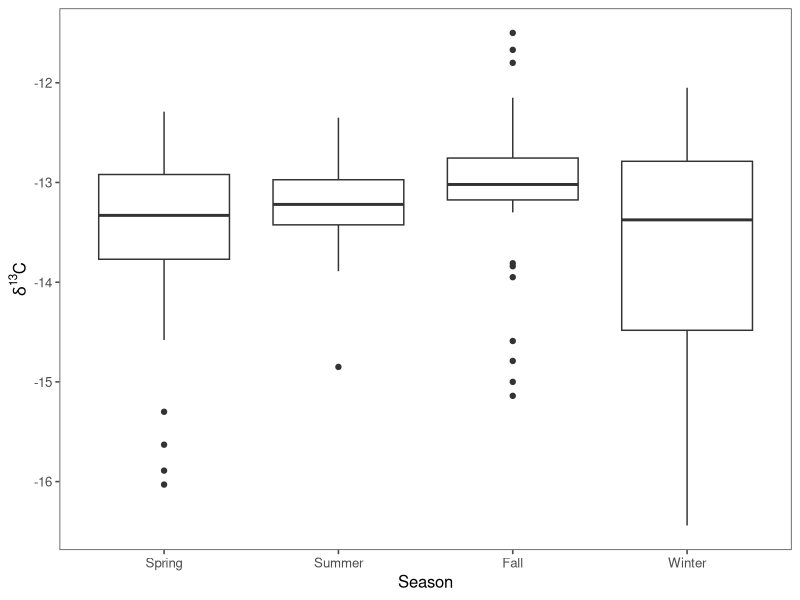
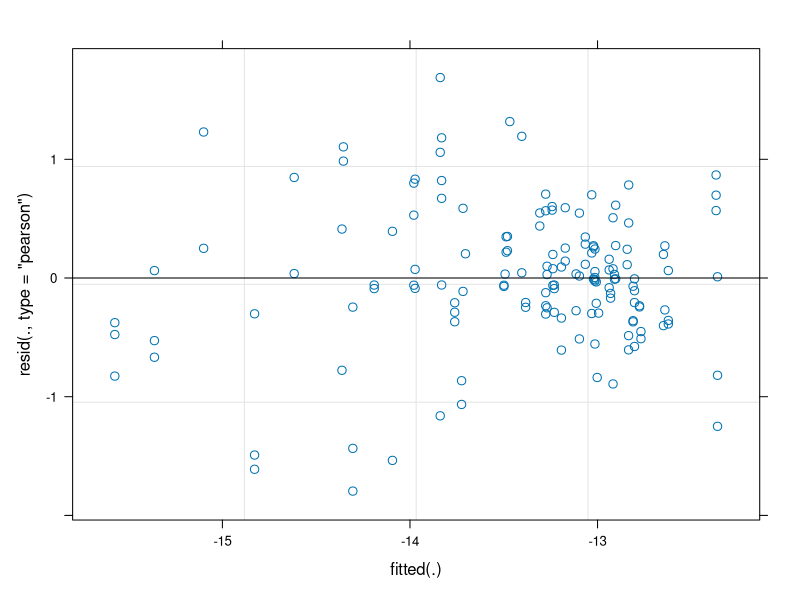
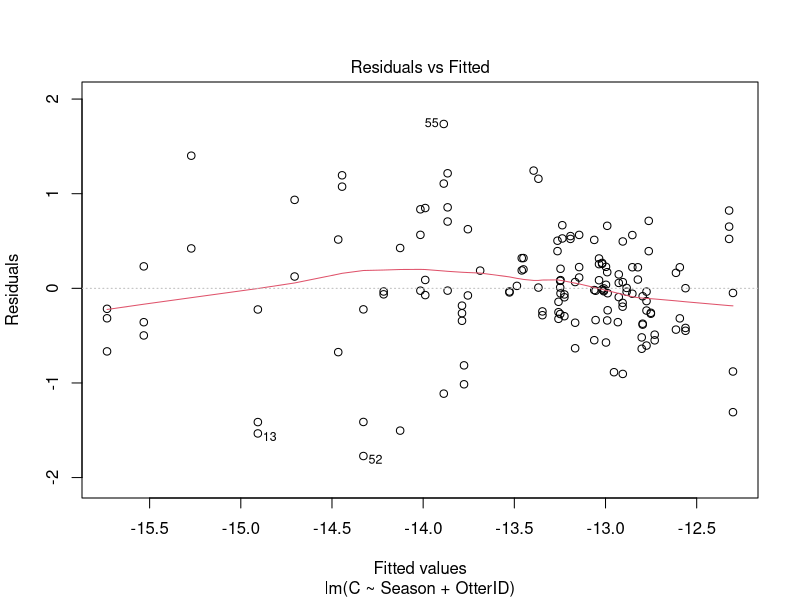
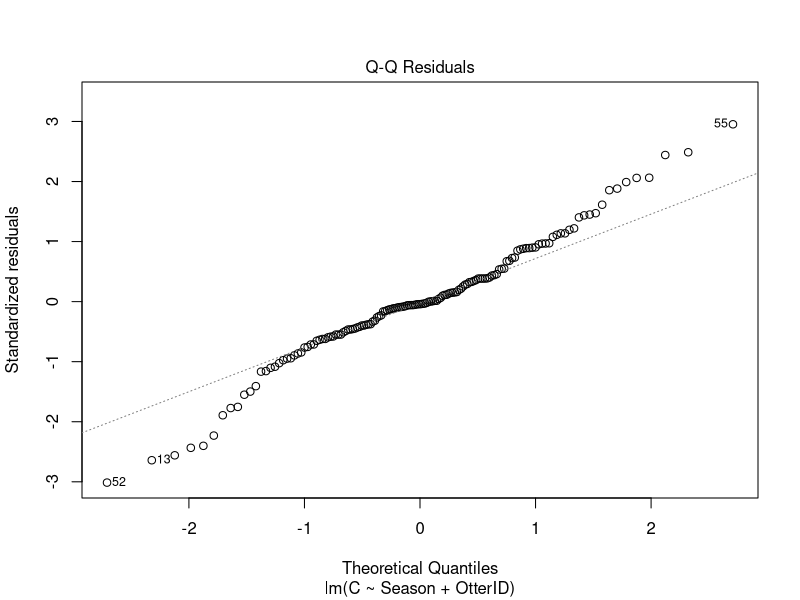
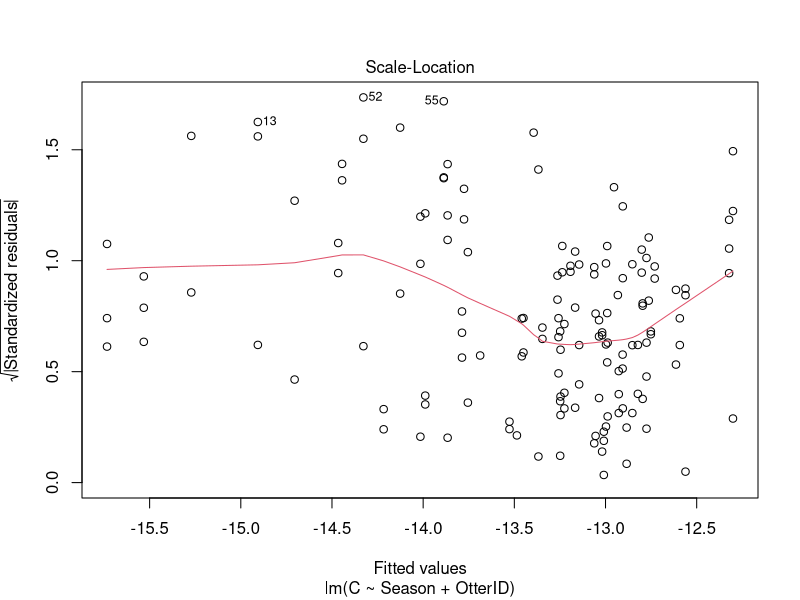
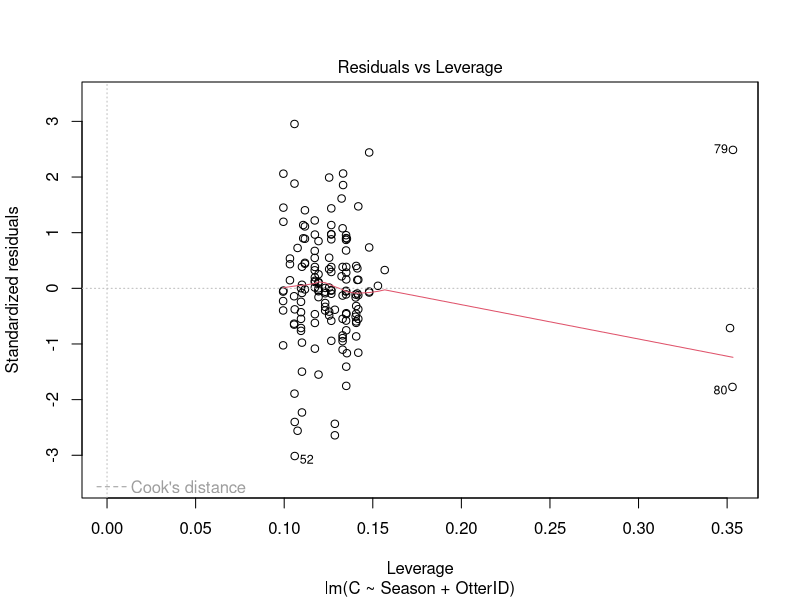

Reproduce these figures in R, in order. (Note: this script raises an error after producing the figures.)
## ---- chunk 1
knitr::opts_chunk$set(echo = TRUE)
## ---- chunk 2
library(ggplot2)
library(dplyr)
library(ggthemes)
library(lme4)

#load whisker data
whisker <- read.csv("whiskers.csv")
whisker$OtterID<-as.character(whisker$OtterID)
whisker<- filter(whisker, OtterID != "163532")
whisker$Season<-factor(whisker$Season , levels=c("Spring", "Summer", "Fall", "Winter"))
## ---- chunk 3
ggplot(data=whisker) +
  geom_boxplot(aes(x=Season, y=C)) +
  labs(y=expression(paste(delta^13, "C" ))) +
  theme_few()
## ---- chunk 4
test.model <- lmer(C~Season + (1 | OtterID), data = whisker)
summary(test.model)
## ---- chunk 5
plot(test.model)

## ---- chunk 6
anova(test.model)
## ---- chunk 7
LM <- lm(C ~ Season+OtterID, data=whisker)
summary(LM)
plot(LM)
## ---- chunk 8
GLM <- gls(C ~ Season + OtterID, data=whisker, method = "ML")
summary(GLM)
## ---- chunk 9
lmmc <- lme(C ~ Season, data=whisker,
random = ~1|OtterID)
anova(lmmc)
summary(lmmc)

lmmn <- lme(N ~ Season, data=whisker,
random = ~1|OtterID)
anova(lmmn)
## ---- chunk 10
plot(lmmc)
## ---- chunk 11
qqnorm(resid(lmmc, type = "normalized"), main = "lmmc")
